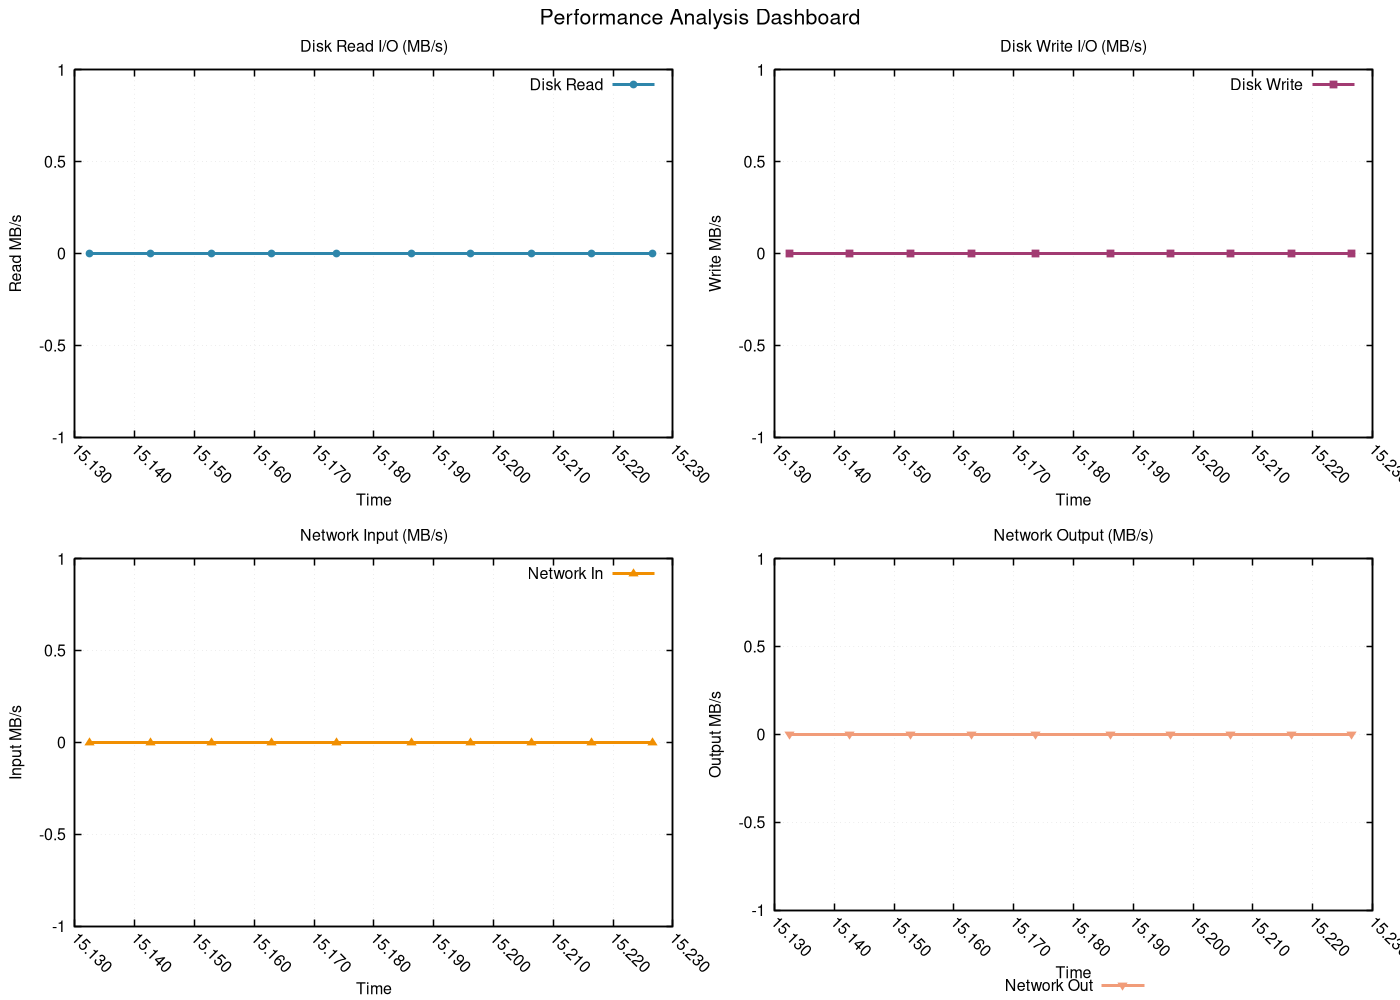

Write gnuplot code to recreate this figure.
# GNUplot script for performance metrics
set terminal pngcairo enhanced font 'Helvetica,12' size 1400,1000
set output 'png/heap_sort_20260131_225833_resources.png'

set multiplot layout 2,2 title 'Performance Analysis Dashboard' font 'Helvetica,16'
set style line 1 lc rgb '#2E86AB' lt 1 lw 3 pt 7 ps 0.8
set style line 2 lc rgb '#A23B72' lt 1 lw 3 pt 5 ps 0.8
set style line 3 lc rgb '#F18F01' lt 1 lw 3 pt 9 ps 0.8
set style line 4 lc rgb '#F19C79' lt 1 lw 3 pt 11 ps 0.8
set style line 5 lc rgb '#0ABB9F' lt 1 lw 3 pt 13 ps 0.8

set format x "%.3f"
set xtics rotate by -45
set autoscale x

set title 'Disk Read I/O (MB/s)'
set xlabel 'Time'
set ylabel 'Read MB/s'
set grid linestyle 1 lc rgb '#D3D3D3' lt 0 lw 1
set border linewidth 1.5
plot 'png/heap_sort_20260131_225833_resources.dat' using 1:4 with linespoints ls 1 title 'Disk Read'
set title 'Disk Write I/O (MB/s)'
set xlabel 'Time'
set ylabel 'Write MB/s'
set grid linestyle 1 lc rgb '#D3D3D3' lt 0 lw 1
set border linewidth 1.5
plot 'png/heap_sort_20260131_225833_resources.dat' using 1:5 with linespoints ls 2 title 'Disk Write'
set title 'Network Input (MB/s)'
set xlabel 'Time'
set ylabel 'Input MB/s'
set grid linestyle 1 lc rgb '#D3D3D3' lt 0 lw 1
set border linewidth 1.5
plot 'png/heap_sort_20260131_225833_resources.dat' using 1:6 with linespoints ls 3 title 'Network In'
set title 'Network Output (MB/s)'
set xlabel 'Time'
set ylabel 'Output MB/s'
set grid linestyle 1 lc rgb '#D3D3D3' lt 0 lw 1
set border linewidth 1.5
set key outside center bottom horizontal
plot 'png/heap_sort_20260131_225833_resources.dat' using 1:7 with linespoints ls 4 title 'Network Out'
unset multiplot
